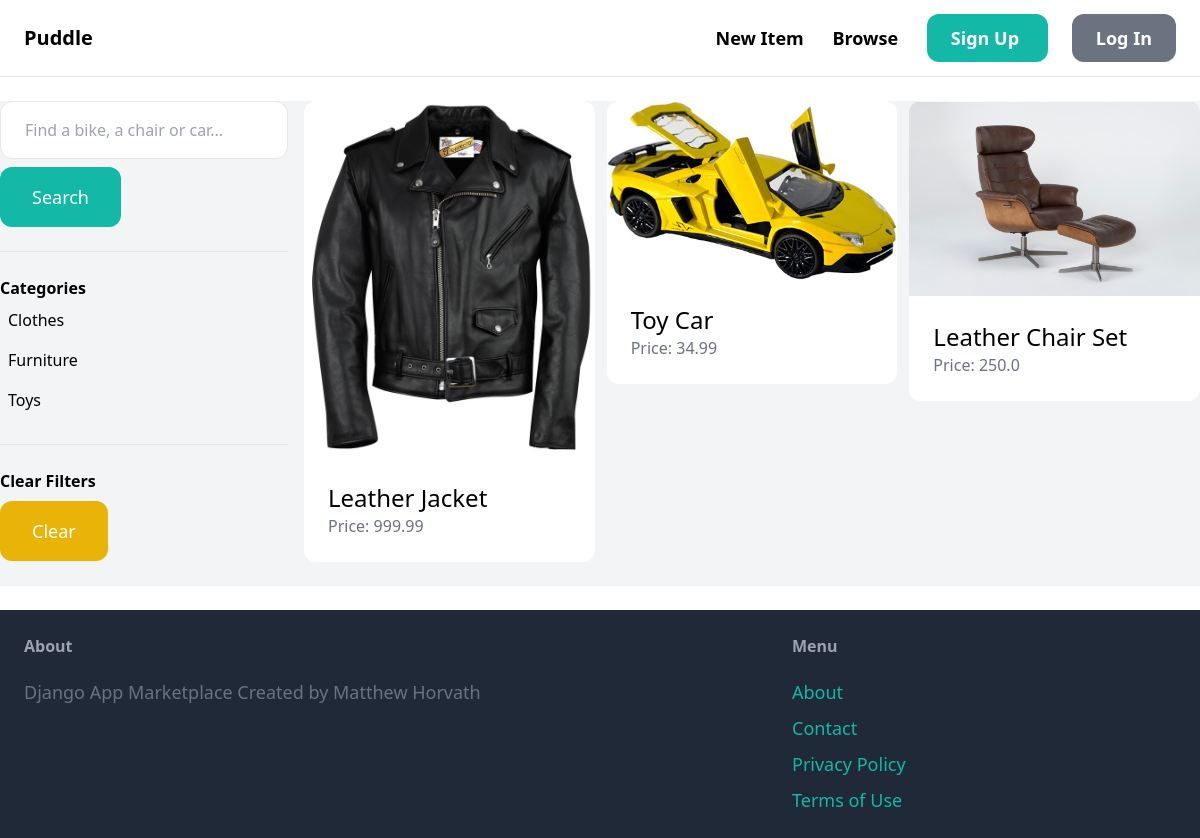
The app's page /items/ with its own data.
### item/models.py (models this page shows, shortened)
class Category(models.Model):
    name = models.CharField(max_length = 255)
    class Meta:
        ordering = ('name',)
        verbose_name_plural = 'Categories'

class Item(models.Model):
    category = models.ForeignKey(Category, related_name = 'items', on_delete = models.CASCADE)
    name = models.CharField(max_length = 255)
    description = models.TextField(blank = True, null = True)
    price = models.FloatField()
    image = models.ImageField(upload_to = 'item_images', blank = True, null = True)
    is_sold = models.BooleanField(default = False)
    created_by = models.ForeignKey(User, related_name = 'items', on_delete = models.CASCADE)
    created_at = models.DateTimeField(auto_now_add = True)

### item/views.py (the view)
# urls.py: path('', views.items, name = 'items'),
def items(request):
    query = request.GET.get('query', '')
    category_id = request.GET.get('category', 0)
    categories = Category.objects.all()
    items = Item.objects.filter(is_sold = False)
    if category_id:
        items = items.filter(category_id = category_id)
    if query:
        items = items.filter(Q(name__icontains = query) | Q(description__icontains = query))
    return render(request, 'item/items.html', {
        'items' : items,
        'query' : query,
        'categories' : categories,
        'category_id' : int(category_id)
    })

### item/templates/item/items.html (shortened to what this page needs)
{% extends 'core/base.html' %}
{% block content %}
    <div class = "pb-6 grid grid-cols-4 gap-4 bg-gray-100">
        <div class = "col-span-1">
            <form method = "get" action = "{% url 'item:items' %}">
                <input name = "query" class = "w-full py-4 px-6 border rounded-xl" type = "text" value = "{{ query }}" placeholder = "Find a bike, a chair or car...">
                <button class = "mt-2 py-4 px-8 text-lg bg-teal-500 text-white rounded-xl"> Search </button>
            </form>
            <hr class = "my-6">
            <p class = "font-semibold">Categories</p>
            <ul>
                {% for category in categories %}
                    <li class = "py-2 px-2 rounded-xl {% if category.id == category_id %} bg-gray-200 {% endif %} ">
                        <a href = "{% url 'item:items' %}?query={{ query }}&category={{ category.id }}"> {{ category.name }} </a>
                    </li>
                {% endfor %}
            </ul>
            <hr class = "my-6">
            <p class="font-semibold"> Clear Filters </p>
            <ul>
                <li><a href = "{% url 'item:items' %}" class = "mt-2 py-4 px-8 inline-block bg-yellow-500 text-lg rounded-xl text-white"> Clear </a>
        </div>
        <div class = "col-span-3">
            <div class = "grid grid-cols-3 gap-3">
                {% for item in items %}
                    <div>
                        <a href = "{% url 'item:detail' item.id %}">
                            <div>
                                <img src = "{{ item.image.url }}" class = "rounded-t-xl">
                            </div>
                            <div class = "p-6 bg-white rounded-b-xl">
                                <h2 class = "text-2xl"> {{ item.name }} </h2>
                                <p class = "text-gray-500"> Price: {{ item.price }}</p>
                            </div>
                        </a>
                    </div>
                {% endfor %}
            </div>
        </div>
    </div>
{% endblock %}

### records on screen
Category: name "Clothes"
Category: name "Furniture"
Category: name "Toys"
Item: image (picture), name "Leather Jacket", price "999.99"
Item: image (picture), name "Toy Car", price "34.99"
Item: image (picture), name "Leather Chair Set", price "250.0"
